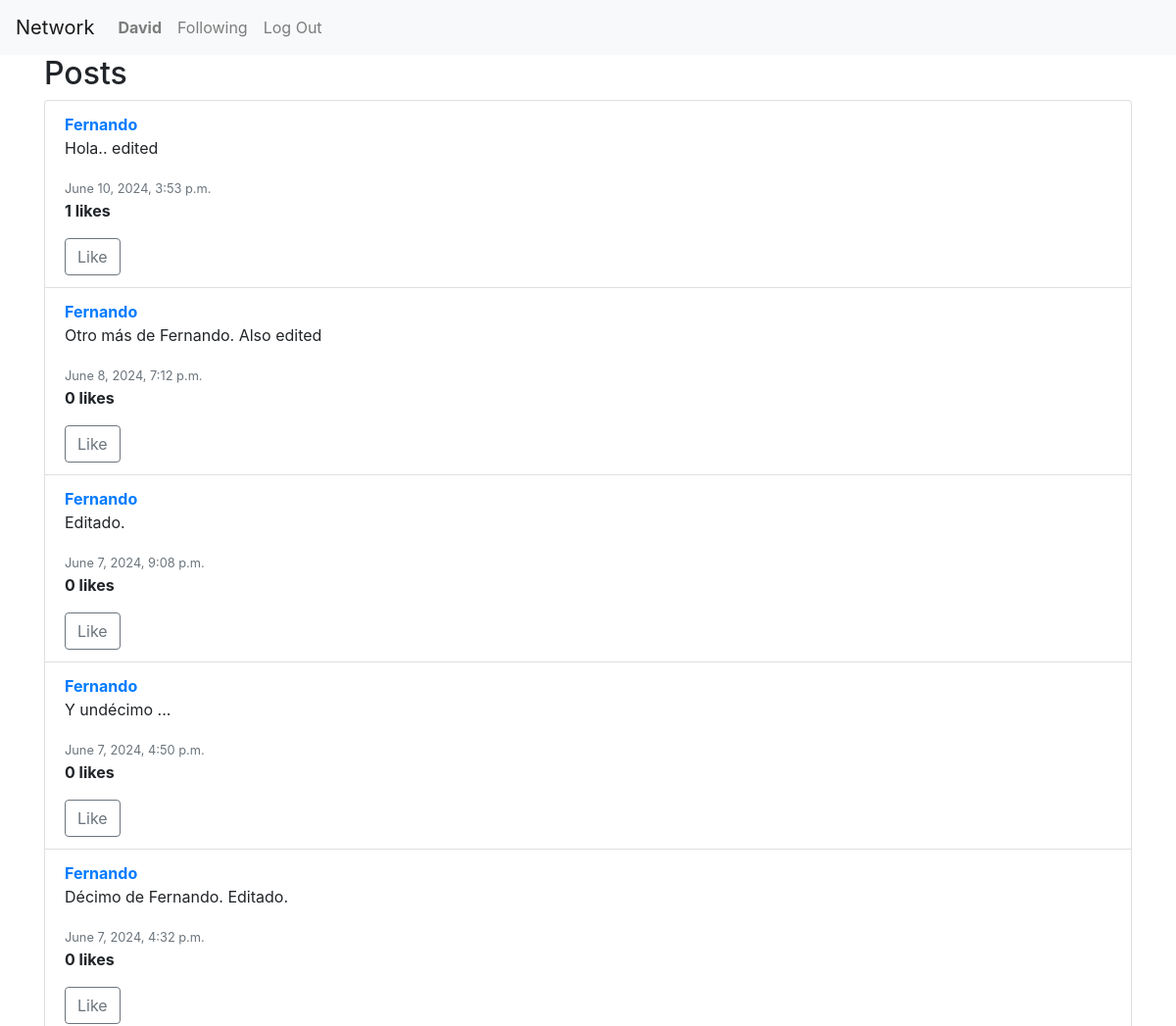
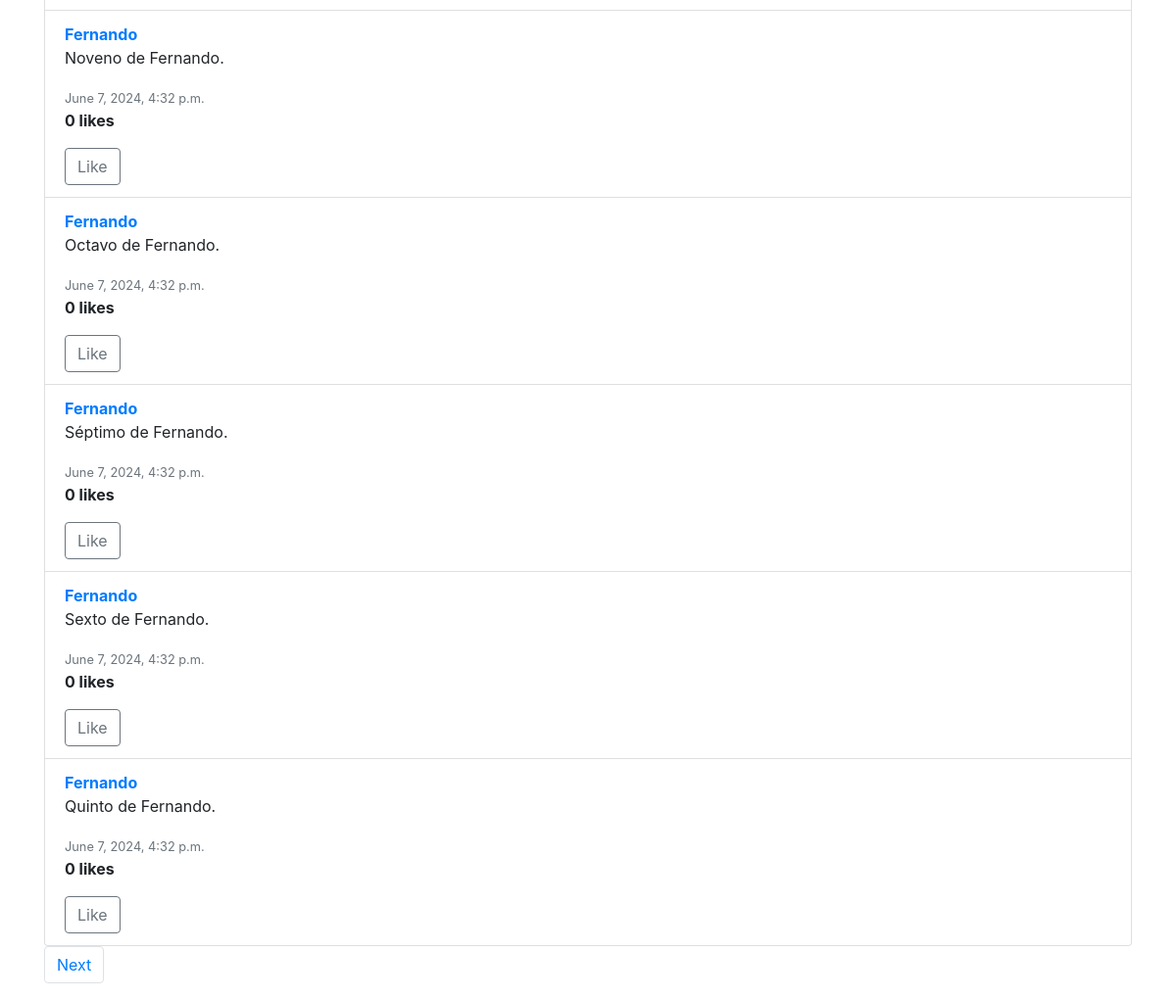
Page /following/ (signed in) on the earlier database version (2 pictures, top to bottom).
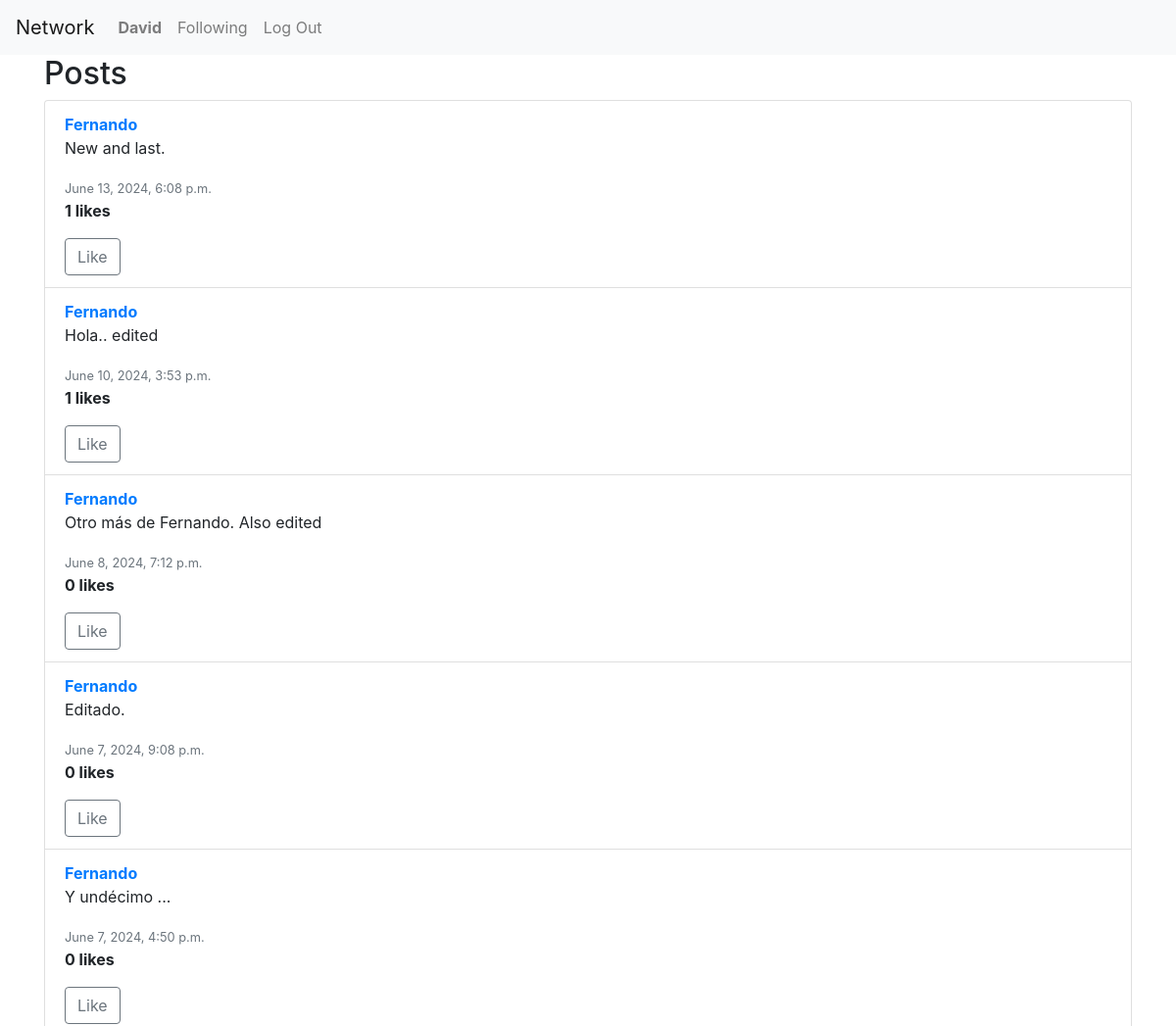
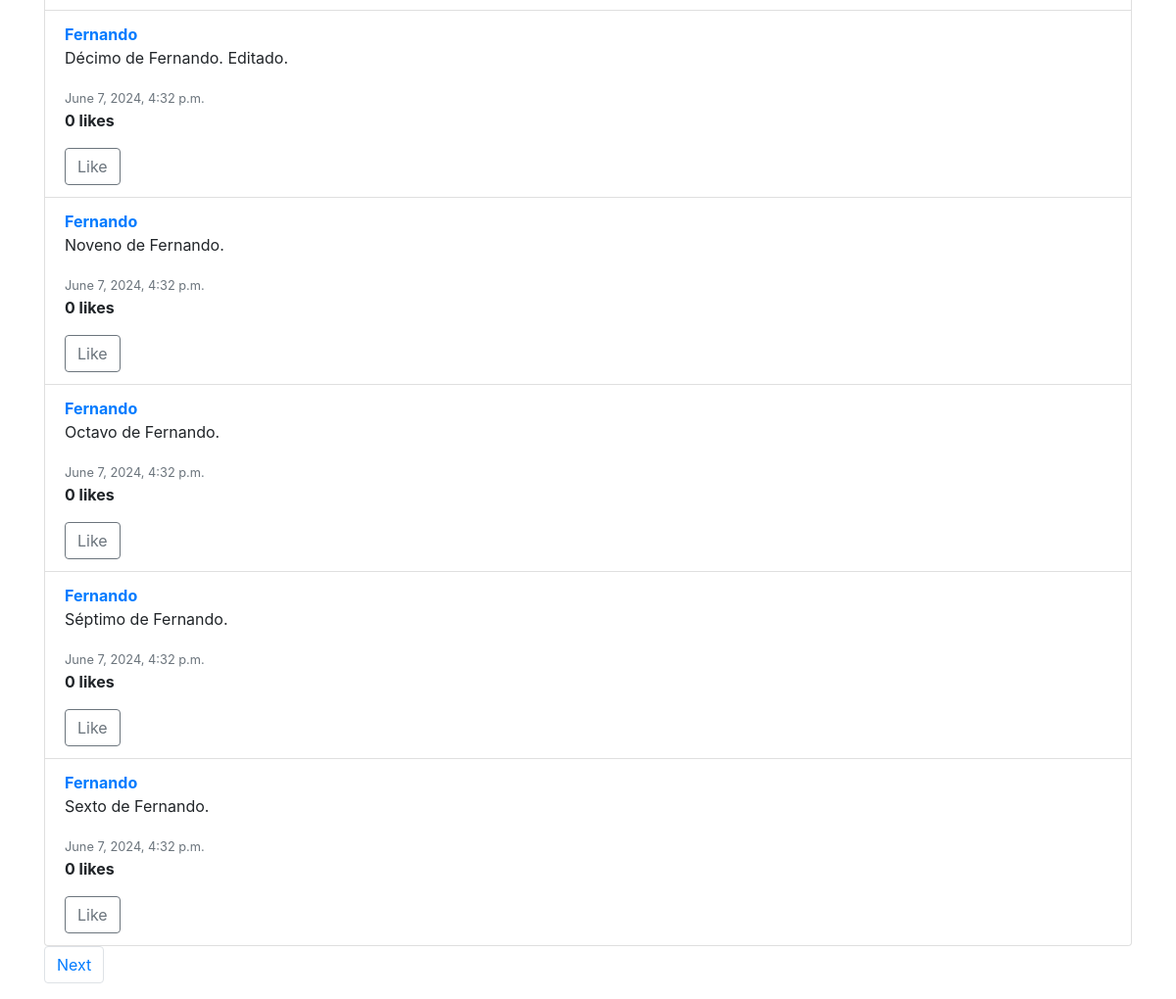
Same page on the later database version (2 pictures, top to bottom).
### network/models.py (models this page shows, shortened)
class Post(models.Model):
    user = models.ForeignKey(User, on_delete=models.CASCADE, related_name="posts")
    content = models.TextField(blank=True)
    timestamp = models.DateTimeField(auto_now_add=True)

class User(AbstractUser):
    pass

### network/views.py (the view)
# urls.py: path('following/', views.following, name='following'),
@login_required
def following(request):
    user = request.user
    following_users = User.objects.filter(followed__user=user)
    posts_list = Post.objects.filter(user__in=following_users).annotate(likes_count=Count('liked')).order_by('-timestamp')
    paginator = Paginator(posts_list, 10)
    page_number = request.GET.get('page')
    posts = paginator.get_page(page_number)
    if user.is_authenticated:
        liked_posts_ids = set(Like.objects.filter(user=user).values_list('post_id', flat=True))
        for post in posts:
            post.user_has_liked = post.id in liked_posts_ids
    else:
        for post in posts:
            post.user_has_liked = False
    return render(request, "network/following.html", {"posts": posts})

### network/templates/network/following.html (shortened to what this page needs)
{% extends "network/layout.html" %}
{% block body %}
<div class="container">
    <h2>Posts</h2>
    <ul class="list-group">
        {% for post in posts %}
        <li class="list-group-item" id="post-{{ post.id }}">
            <a href="{% url 'network:profile' post.user.username %}"><strong>{{ post.user.username }}</strong></a>
            <div id="post-content-{{ post.id }}">
                <p>{{ post.content }}</p>
            </div>
            <div>
                <small class="text-muted">{{ post.timestamp }}</small>
                <p id="like-count-{{ post.id }}"><strong>{{ post.likes_count }} likes</strong></p>
                {% if user.is_authenticated %}
                <button class="btn like-button {% if post.user_has_liked %}btn-success{% else %}btn-outline-secondary{% endif %}"
                        data-post-id="{{ post.id }}" data-liked="{% if post.user_has_liked %}true{% else %}false{% endif %}">
                    Like
                </button>
                {% endif %}
            </div>
        </li>
        {% endfor %}
    </ul>
    <nav aria-label="Page navigation">
        <ul class="pagination">
            {% if posts.has_next %}
                <li class="page-item"><a class="page-link" href="?page={{ posts.next_page_number }}">Next</a></li>
            {% endif %}
        </ul>
    </nav>
</div>
{% endblock %}

Differences in the rows shown:
no longer on this page (row unchanged): Post: user.username "Fernando", content "Quinto de Fernando.", timestamp "June 7, 2024, 4:32 p.m.", likes_count "0"
added Post: user.username "Fernando", content "New and last.", timestamp "June 13, 2024, 6:08 p.m.", likes_count "1"
